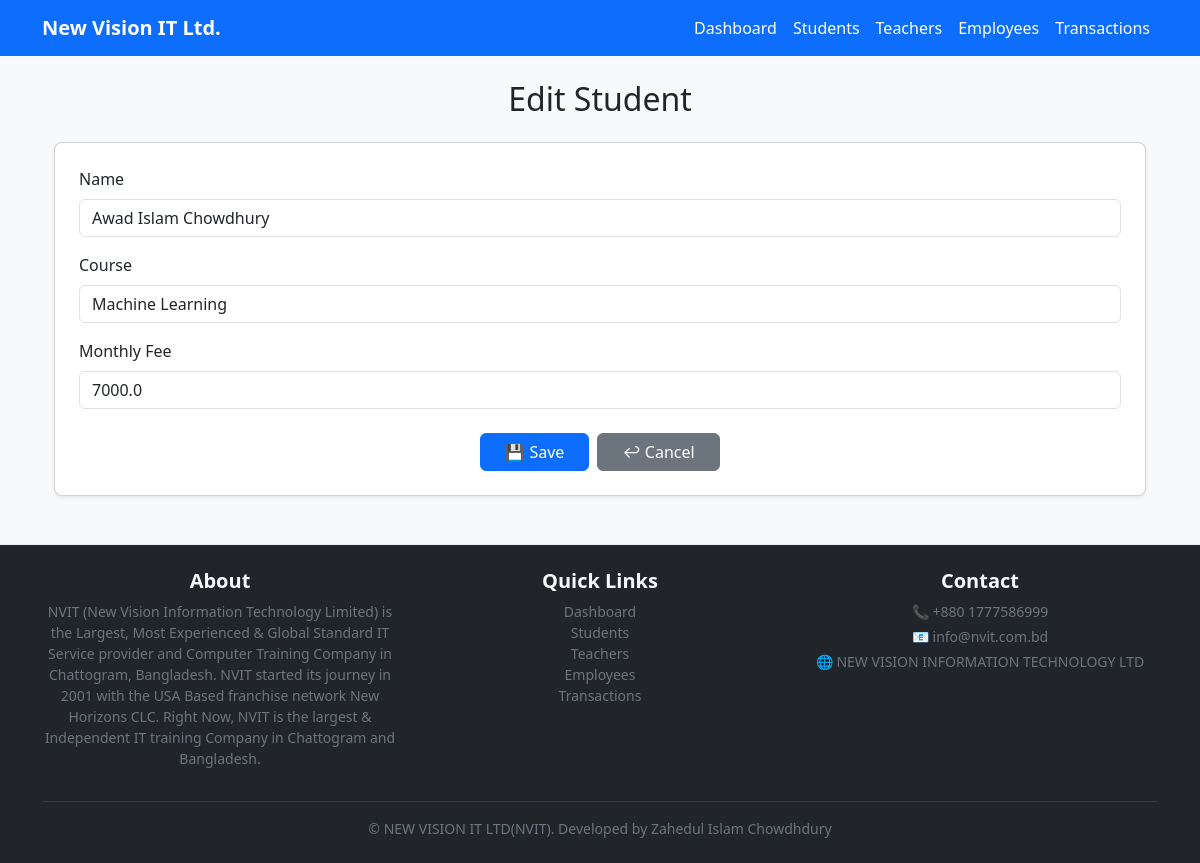
The app's page /edit/student/2 with its own data.
### models.py (models this page shows)
class Student(db.Model):
    id = db.Column(db.Integer, primary_key=True)
    name = db.Column(db.String(100))
    course = db.Column(db.String(100))
    monthly_fee = db.Column(db.Float)
    transactions = db.relationship('Transaction', backref='student', lazy=True)

### app.py (the view, shortened to what this page needs)
@app.route('/edit/<kind>/<int:id>', methods=['GET', 'POST'])
def edit(kind, id):
    obj = None
    if kind == 'student':
        obj = Student.query.get_or_404(id)
    elif kind == 'teacher':
        obj = Teacher.query.get_or_404(id)
    elif kind == 'employee':
        obj = Employee.query.get_or_404(id)
    elif kind == 'transaction':
        obj = Transaction.query.get_or_404(id)
    else:
        flash('Unknown kind', 'danger')
        return redirect(url_for('dashboard'))
    students = Student.query.all()
    teachers = Teacher.query.all()
    employees = Employee.query.all()
    return render_template(
        'form.html',
        title=f'Edit {kind.title()}',
        kind=kind,
        obj=obj,
        students=students,
        teachers=teachers,
        employees=employees
    )

### templates/form.html (shortened to what this page needs)
{% extends "base.html" %}
{% block content %}
<div class="container mt-4">
  <h2 class="mb-4 text-center">{{ title }}</h2>
  <div class="card shadow-sm p-4">
    <form method="POST">
      {% if kind == 'student' %}
        <div class="mb-3">
          <label class="form-label">Name</label>
          <input type="text" name="name" class="form-control" required value="{{ obj.name if obj else '' }}">
        </div>
        <div class="mb-3">
          <label class="form-label">Course</label>
          <input type="text" name="course" class="form-control" value="{{ obj.course if obj else '' }}">
        </div>
        <div class="mb-3">
          <label class="form-label">Monthly Fee</label>
          <input type="number" step="0.01" name="monthly_fee" class="form-control" value="{{ obj.monthly_fee if obj else '' }}">
        </div>
      {% endif %}
      <div class="d-flex justify-content-center gap-2 mt-4">
        <button class="btn btn-primary px-4" type="submit">💾 Save</button>
        <a class="btn btn-secondary px-4" href="{{ url_for('dashboard') }}">↩ Cancel</a>
      </div>
    </form>
  </div>
</div>
{% endblock %}

### static/style.css (style rules this page uses)
body { background-color: #f8f9fa; }
.card { border-radius: 8px; }

### records on screen
Student: name "Awad Islam Chowdhury", course "Machine Learning", monthly_fee "7000.0"

### other values on screen
{{ title }} "Edit Student"
